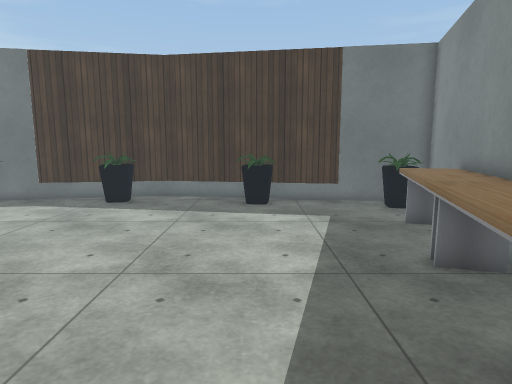
View 1 (above)

19 first-person views from a walk through a scene from a Unity 3-D project. The camera is 1.4 m above the floor, tilts 8° down and sees 75° across. Doors are open. The floor is counted in squares, 0.5 m on a side. Each view is taken from the middle of a square. On the plan, view 1 faces up. The plan holds only what a view shows up to about 20 squares ahead; the rest is blank. The place goes on beyond the plan. The player is left out. Some animated figures are not drawn. Some surface patterns are stand-ins.

View 2
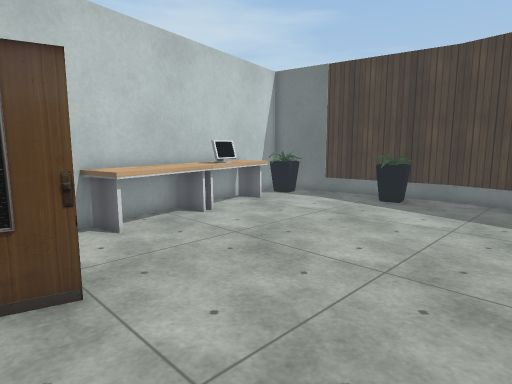

View 3
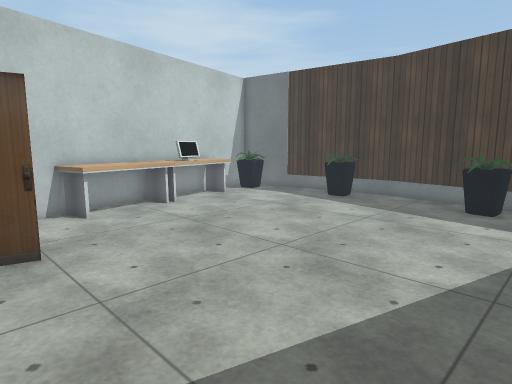

View 4
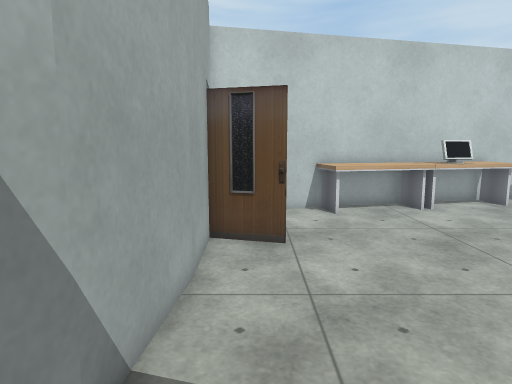

View 5
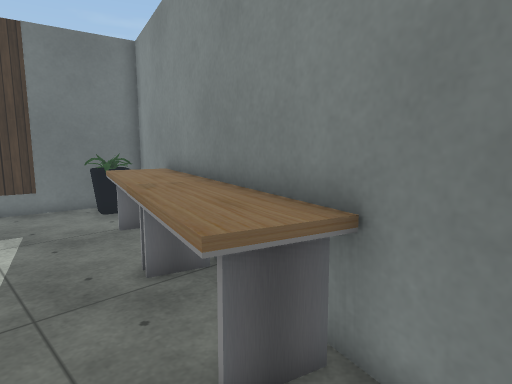

View 6
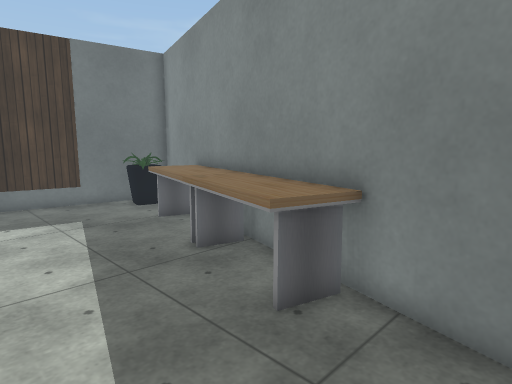

View 7
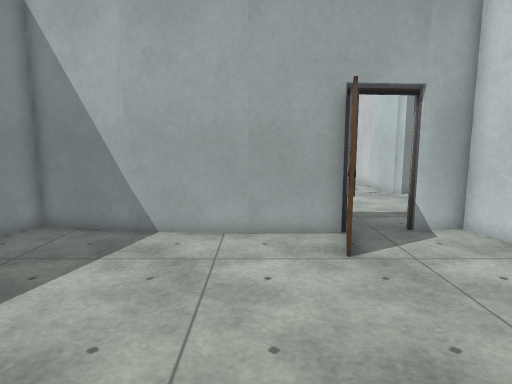

View 8
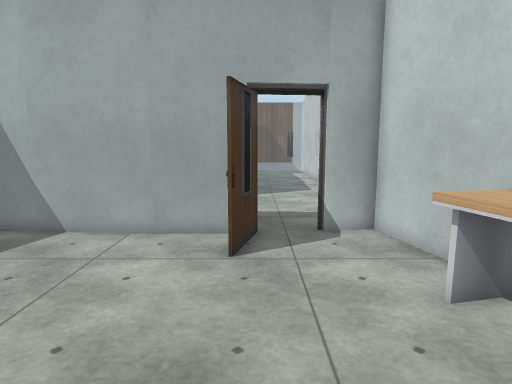

View 9
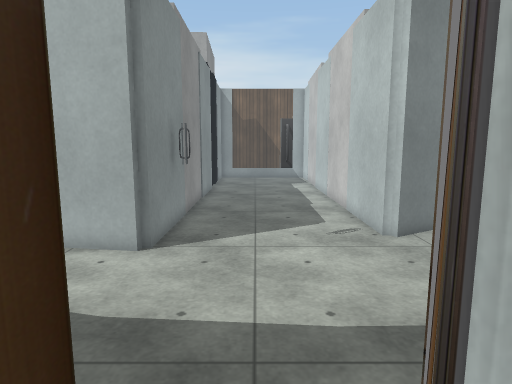

View 10
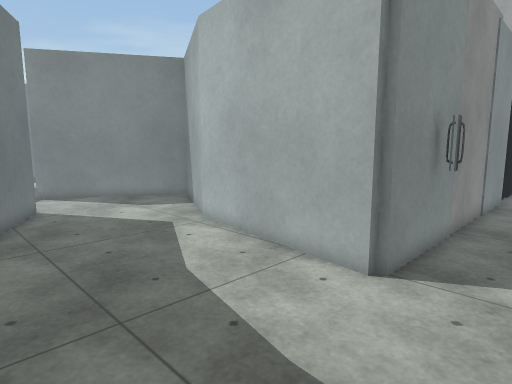

View 11
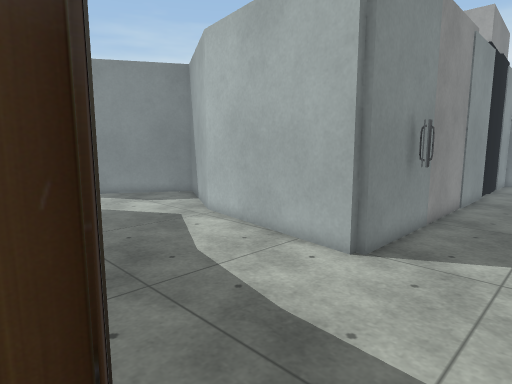

View 12
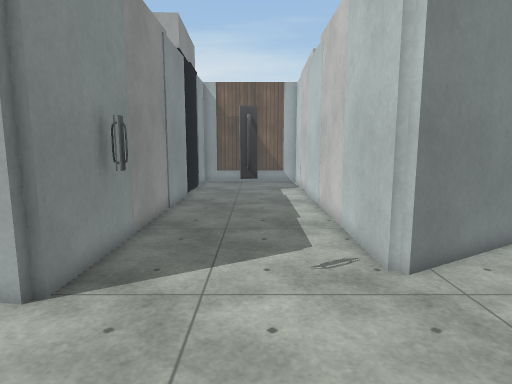

View 13
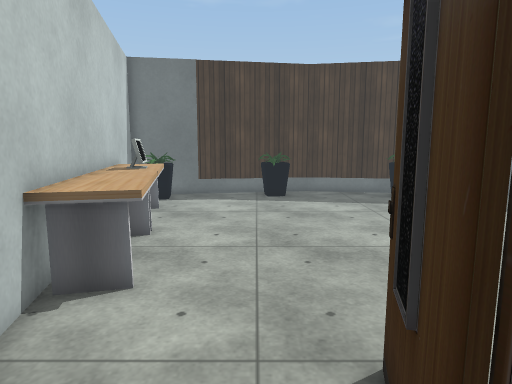

View 14
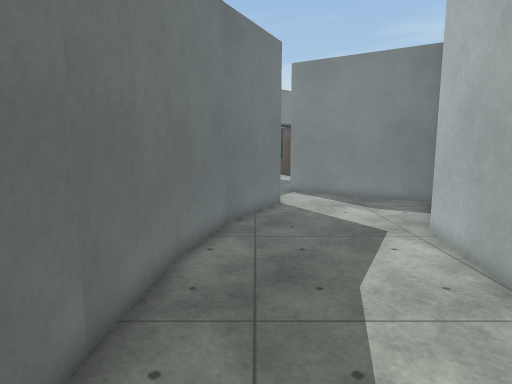

View 15
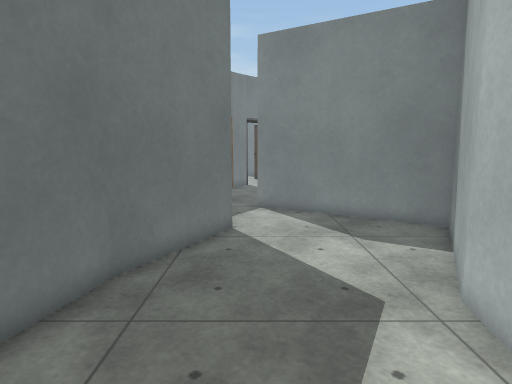

View 16
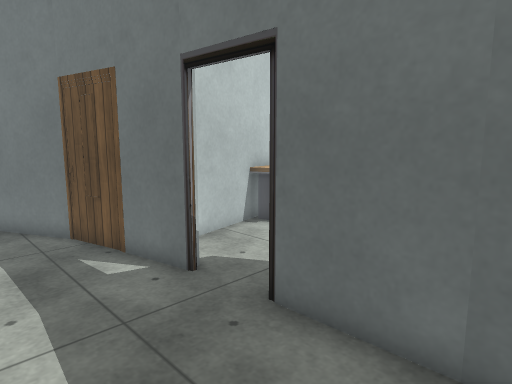

View 17
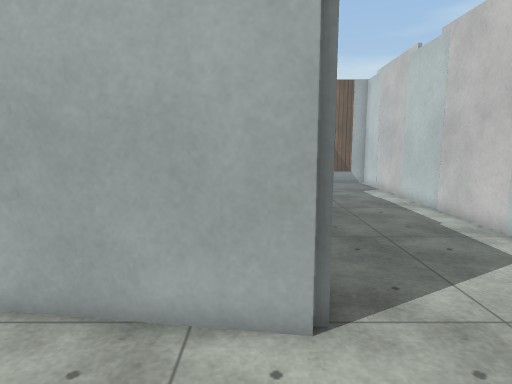

View 18
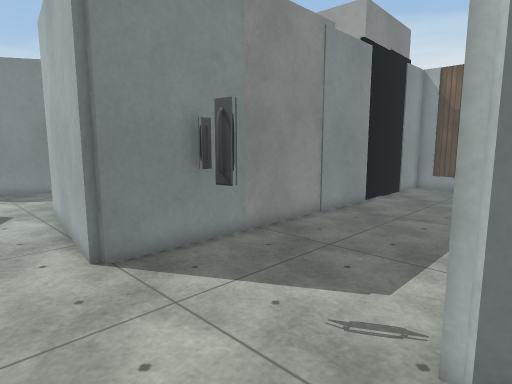

View 19
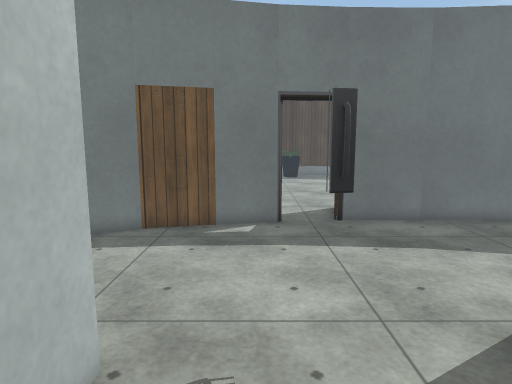

### Floor plan
Key: @ floor where view 1 was taken; # wall or solid block; . floor; D open door; = window, fence, low wall or low ledge; ^ raised ledge; P plant; O other object.
Columns run from 14 left of view 1 to 12 right of it. Each row starts with its distance up from view 1.
 18    #############
 17 ####...P......P#######
 16 PP.....P......PP.....##
 15  P..................PP#
 14 #.....................#
 13 #^^..................##
 12 #^^................^^#
 11 #^.................^^#
 10 #^#=...............^^#
  9  ^^^..............^^^#
  8  #^^..............^^#
  7  #^^..............^^#
  6  #^^..............^^#
  5  #^^^............^^^#
  4   #^.............^^#
  3   #..............=^#
  2   #...............##
  1   ##...##.........#
  0   ##...######.@...#
 -1   ###..############
 -2 ###.............####
 -3 ...................###
 -4 .....................##....
 -5 ..........................#
 -6 .........................##
 -7  ........................#
 -8 ..DDDODDDD######........##
 -9 .#DDDODDDD     ####.....#
-10 ##DDDDDDDD        ###..##
-11   #.....##          ####
-12   #......#
-13   #......#
-14   #......#
-15   #......#
-16   #......#
-17   #......#
-18   #......#
-19   #......#
-20   #......#
-21   #......#
-22   #......#

Positions as (right, up) in squares from view 1, and headings:
1: (0, 0), facing up
2: (0, 0), facing up-left
3: (3, 0), facing up-left
4: (3, 1), facing left
5: (1, 1), facing up-right
6: (-1, 0), facing up-right
7: (-4, 10), facing down
8: (-7, 10), facing down
9: (-8, 1), facing down
10: (-8, -1), facing down-right
11: (-9, 0), facing down-right
12: (-9, -2), facing down
13: (-8, -2), facing up
14: (-8, -3), facing right
15: (-3, -5), facing right
16: (-3, -5), facing up-left
17: (-4, -3), facing down
18: (-13, -5), facing down-right
19: (-10, -13), facing up
